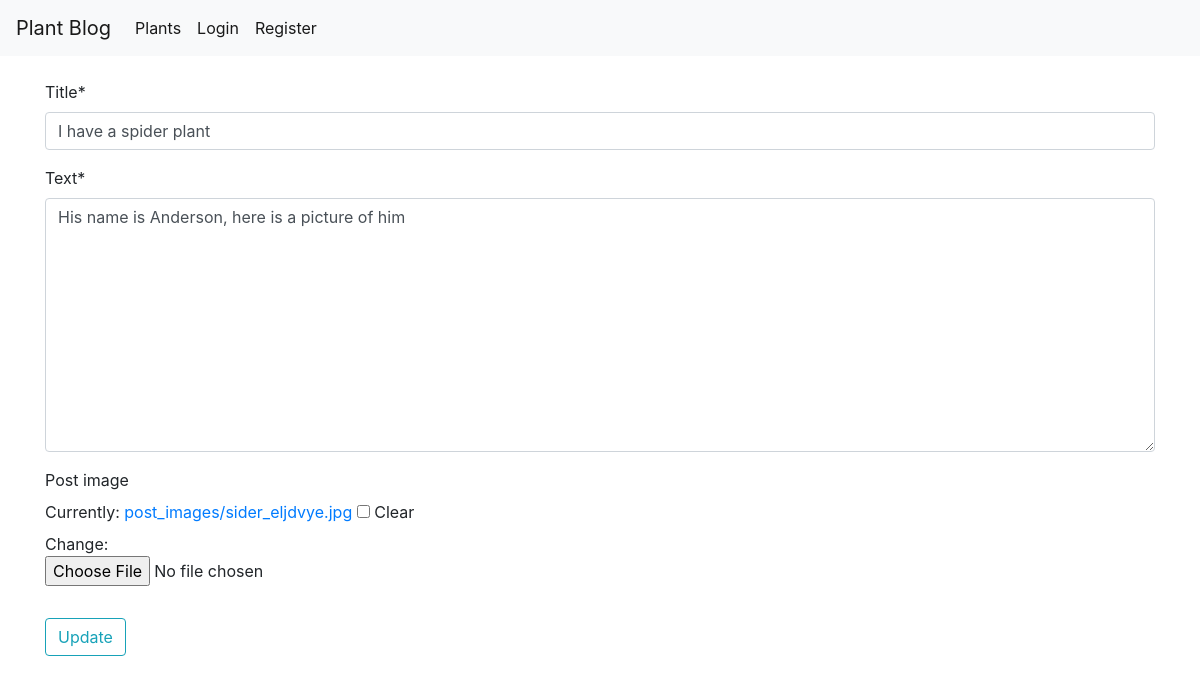
Screenshot of /posts/update/1 with the database file from the repository.
### posts/models.py (models this page shows, shortened)
class Post(models.Model):
  author = models.ForeignKey(User, on_delete=models.CASCADE)
  title = models.CharField(max_length=200)
  text = models.TextField()
  user_likes = models.ManyToManyField(User, related_name='posts_liked', blank=True)
  total_likes = models.PositiveIntegerField(db_index=True,
                                              default=0)
  post_image = models.ImageField(upload_to='post_images', blank=True)
  created_dt = models.DateTimeField(default=timezone.now)
  published_dt = models.DateTimeField(blank=True, null=True)

### posts/views.py (the view)
# urls.py: path('update/<int:pk>', views.UserPostUpdateView.as_view(template_name='posts/update_post.html'), name='update_post'),
class UserPostUpdateView(generic.edit.UpdateView):
  model = Post
  fields = ['title', 'text', 'post_image']
  success_url = reverse_lazy('profiles:redirect_home')

### posts/templates/posts/update_post.html (shortened to what this page needs)
{% extends "base.html" %}
{% load crispy_forms_tags %}
{% block content %}
    <div class="content-section">
        <form method="POST" enctype="multipart/form-data">
            <fieldset class="form-group">
            <div class="media">
                <img src="{{ user_profile.profile_image.url }}"> <br>
            </div>
                {{ form|crispy }}
            </fieldset>
            <div class="form-group">
                <button class="btn btn-outline-info" type="submit">Update</button>
            </div>
        </form>
    </div>
{% endblock %}

### static/main.css (style rules this page uses)
body { background: green; color: green; margin-top: 5rem; }

### rows the page displays
Post: title "I have a spider plant", text "His name is Anderson, here is a picture of him"
